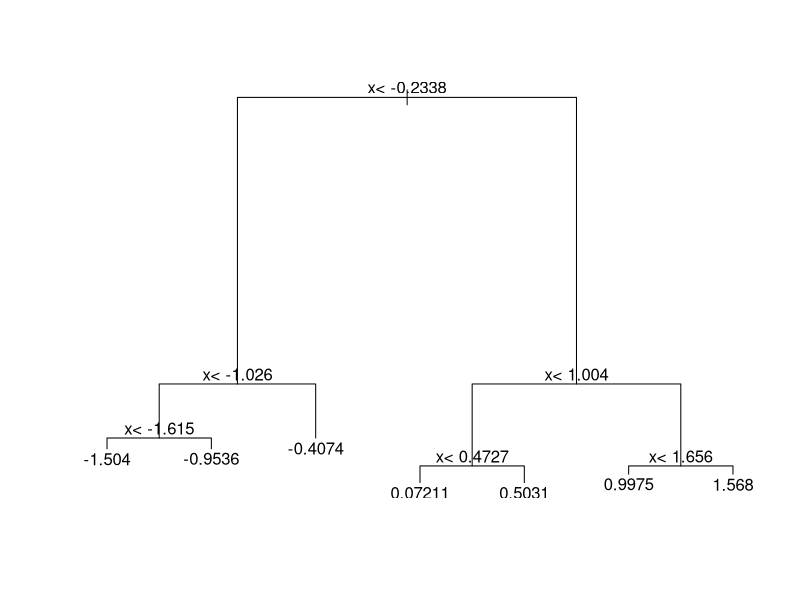

This figure's R source: (Note: this script raises an error after producing the figure.)
library(rpart)
n <- 1000
sigma <- 0.25
x <- rnorm(n, 0, 1)
y <- 0.75 * x + rnorm(n, 0, sigma)
dat <- data.frame(x = x, y = y)

#Q1
fit <- rpart(y ~ ., data = dat)

#Q2
plot(fit)
text(fit)

#Q3
dat %>% 
  mutate(y_hat = predict(fit)) %>% 
  ggplot() +
  geom_point(aes(x, y)) +
  geom_step(aes(x, y_hat), col=2)

#Q4
library(randomForest)
fit <- randomForest(y ~ x, data = dat) 
  dat %>% 
  mutate(y_hat = predict(fit)) %>% 
  ggplot() +
  geom_point(aes(x, y)) +
  geom_step(aes(x, y_hat), col = 2)
  
#Q5
plot(fit)

#Q6
library(randomForest)
fit <- randomForest(y ~ x, data = dat, nodesize = 50, maxnodes = 25)
  dat %>% 
  mutate(y_hat = predict(fit)) %>% 
  ggplot() +
  geom_point(aes(x, y)) +
  geom_step(aes(x, y_hat), col = 2)
